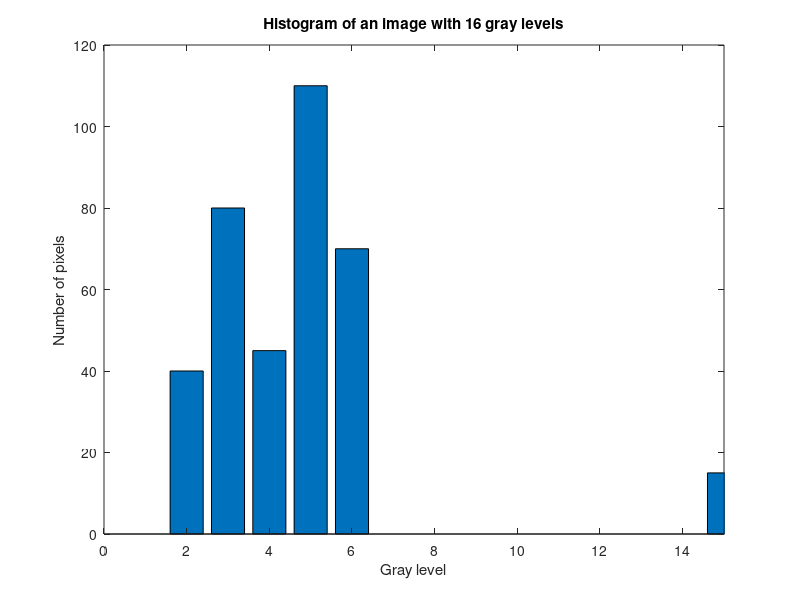

Write MATLAB code to recreate this figure. (Note: this script raises an error after producing the figure.)
%{
The following table gives the number of pixels at each of the 
gray levels 0-15 or (16) in an image with those gray values only: 

0 1  2  3  4  5   6 7 8 9 10 11 12 13 14 15
-------------------------------------------
0 0 40 80 45 110 70 0 0 0  0  0  0  0  0 15 
%}

% Draw the histogram corresponding to these gray levels
figure(1);
g = [0 1 2 3 4 5 6 7 8 9 10 11 12 13 14 15];
h = [0 0 40 80 45 110 70 0 0 0 0 0 0 0 0 15];
bar(g,h);
xlabel('Gray level');
ylabel('Number of pixels');
title('Histogram of an image with 16 gray levels');

axis([0 15 0 120]);
title('Histogram of an image with 16 gray levels');
xlabel('Gray level');
ylabel('Number of pixels');

% Save the histogram as a .png file
print -dpng q8bhistogram.png

% Then perform a histogram equalization and draw the resulting histogram
figure(2);
histeq(g,h);
axis([0 15 0 120]);
title('Histogram of an image after histogram equalization');
xlabel('Gray level');
ylabel('Number of pixels');

% Save the histogram as a .png file
print -dpng q8bhistequalized.png